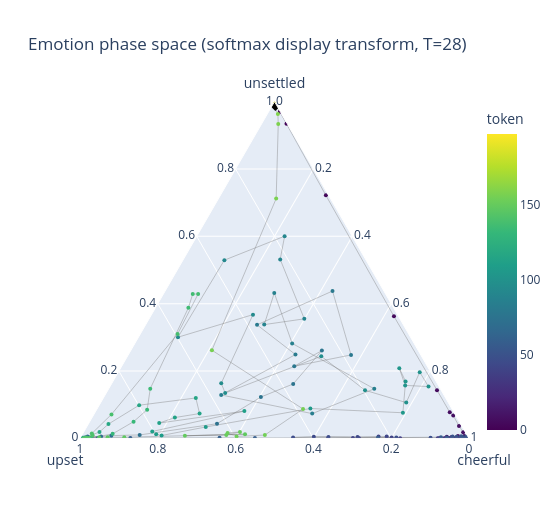

The notebook cell this image was saved under:
### Markdown cell above
## 3. One simultaneous story, for contrast

A SIMULTANEOUS story should show all three emotions co-active — in the ternary view, a
trajectory hovering near the centroid rather than touring the corners.

### Code cell
sim = next(m for m in manifest if m["mode"] == "SIMULTANEOUS" and 150 < m["n_tokens"] < 260)
sshard = np.load(fetch(f"combined_trajectories/shards/{sim['story_id']}.npz"))
scos = tp.smooth(tp.story_cosines(sshard, labels, sim["emotions"], L33, lineage="corpus"), window=8)
print(sim["story_id"], sim["emotions"])
tp.ternary_figure(scos, sim["emotions"], [0]).show()

### Figure 1 — Plotly figure (JSON) as saved in the notebook; plotly's stock layout.template omitted (floating-point values rounded to 4 significant figures; data arrays with more than 128 entries replaced by an {"elided": "..."} marker saying what was removed)
{"data": [{"a": {"elided": "198 float values"}, "b": {"elided": "198 float values"}, "c": {"elided": "198 float values"}, "hoverinfo": "text", "line": {"color": "rgba(120,120,120,0.4)", "width": 1}, "marker": {"color": {"elided": "198 int values"}, "colorbar": {"title": {"text": "token"}}, "colorscale": [[0.0, "#440154"], [0.1111, "#482878"], [0.2222, "#3e4989"], [0.3333, "#31688e"], [0.4444, "#26828e"], [0.5556, "#1f9e89"], [0.6667, "#35b779"], [0.7778, "#6ece58"], [0.8889, "#b5de2b"], [1.0, "#fde725"]], "showscale": true, "size": 4}, "mode": "lines+markers", "text": {"elided": "198 str values"}, "type": "scatterternary"}, {"a": [0.9948], "b": [0.0004106], "c": [0.00476], "hoverinfo": "text", "marker": {"color": "black", "size": 12, "symbol": "diamond"}, "mode": "markers", "showlegend": false, "text": ["phase start t=0"], "type": "scatterternary"}], "layout": {"height": 520, "showlegend": false, "ternary": {"aaxis": {"title": {"text": "unsettled"}}, "baxis": {"title": {"text": "upset"}}, "caxis": {"title": {"text": "cheerful"}}}, "title": {"text": "Emotion phase space (softmax display transform, T=28)"}, "width": 560}}
